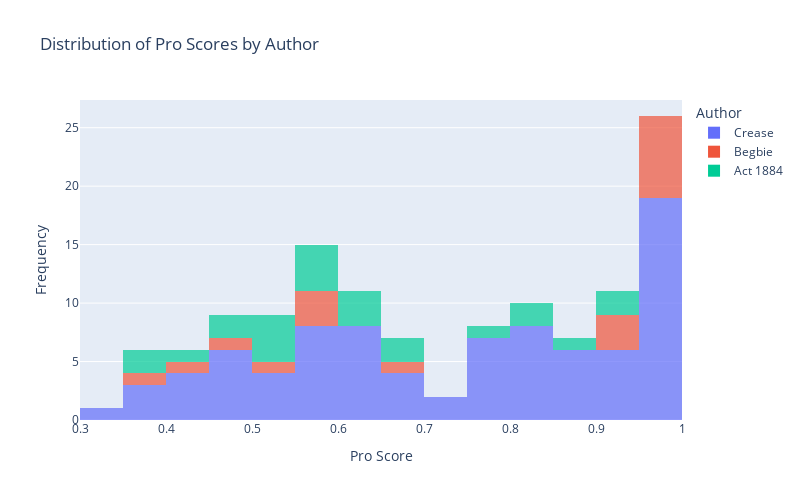
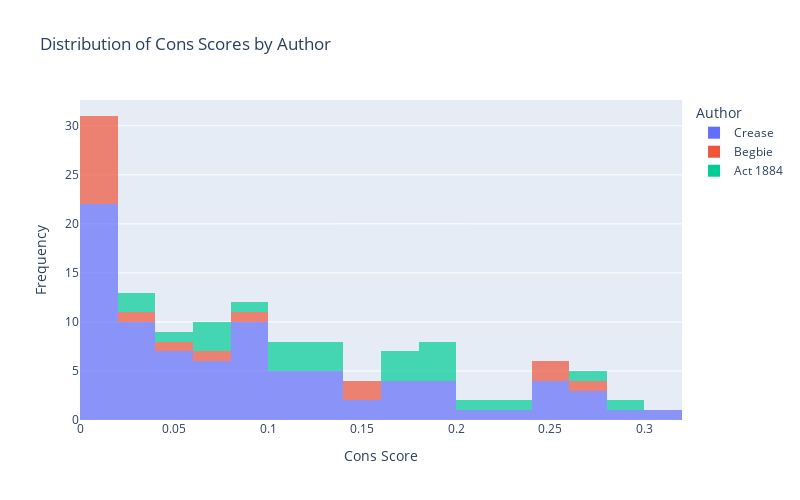

The notebook cell these images were saved under, in order:
### Code cell
# Plot histogram for Pro scores
fig_pro = px.histogram(
    df_scores,
    x="Pro",
    color="Author",
    title="Distribution of Pro Scores by Author",
    nbins=30,
    opacity=0.7,
    labels={"Pro": "Pro Score"}
)
fig_pro.update_layout(
    xaxis_title="Pro Score",
    yaxis_title="Frequency",
    width=800,
    height=500
)
fig_pro.show()

# Plot histogram for Cons scores
fig_cons = px.histogram(
    df_scores,
    x="Cons",
    color="Author",
    title="Distribution of Cons Scores by Author",
    nbins=30,
    opacity=0.7,
    labels={"Cons": "Cons Score"}
)
fig_cons.update_layout(
    xaxis_title="Cons Score",
    yaxis_title="Frequency",
    width=800,
    height=500
)
fig_cons.show()

### Figure 1 — Plotly figure (JSON) as saved in the notebook; plotly's stock layout.template omitted (floating-point values rounded to 4 significant figures)
{"data": [{"alignmentgroup": "True", "bingroup": "x", "hovertemplate": "Author=Crease<br>Pro Score=%{x}<br>count=%{y}<extra></extra>", "legendgroup": "Crease", "marker": {"color": "#636efa", "opacity": 0.7, "pattern": {"shape": ""}}, "name": "Crease", "nbinsx": 30, "offsetgroup": "Crease", "orientation": "v", "showlegend": true, "type": "histogram", "x": [0.7881, 0.957, 0.772, 0.5308, 0.9903, 0.986, 0.9548, 0.7967, 0.5396, 0.6237, 0.959, 0.8942, 0.4756, 0.6074, 0.4874, 0.8536, 0.4746, 0.5997, 0.4841, 0.7979, 0.7993, 0.6353, 0.6099, 0.6858, 0.9792, 0.5588, 0.5892, 0.3743, 0.708, 0.3964, 0.988, 0.9031, 0.9763, 0.6153, 0.9934, 0.6151, 0.9228, 0.9923, 0.9359, 0.9071, 0.5563, 0.6355, 0.8237, 0.8273, 0.7806, 0.4028, 0.4953, 0.988, 0.5605, 0.8293, 0.986, 0.888, 0.9893, 0.8883, 0.9788, 0.8881, 0.9387, 0.9946, 0.9831, 0.3492, 0.5073, 0.6847, 0.5567, 0.7525, 0.4249, 0.8092, 0.5953, 0.8429, 0.9845, 0.4362, 0.8014, 0.5636, 0.4181, 0.8368, 0.6426, 0.9747, 0.6638, 0.7473, 0.875, 0.387, 0.9673, 0.4806, 0.8386, 0.9145, 0.5021, 0.6843], "xaxis": "x", "yaxis": "y"}, {"alignmentgroup": "True", "bingroup": "x", "hovertemplate": "Author=Begbie<br>Pro Score=%{x}<br>count=%{y}<extra></extra>", "legendgroup": "Begbie", "marker": {"color": "#EF553B", "opacity": 0.7, "pattern": {"shape": ""}}, "name": "Begbie", "nbinsx": 30, "offsetgroup": "Begbie", "orientation": "v", "showlegend": true, "type": "histogram", "x": [0.9485, 0.9777, 0.4112, 0.5641, 0.9498, 0.9873, 0.4634, 0.6885, 0.5529, 0.9822, 0.9733, 0.5134, 0.9744, 0.9857, 0.3853, 0.5679, 0.9306, 0.9836], "xaxis": "x", "yaxis": "y"}, {"alignmentgroup": "True", "bingroup": "x", "hovertemplate": "Author=Act 1884<br>Pro Score=%{x}<br>count=%{y}<extra></extra>", "legendgroup": "Act 1884", "marker": {"color": "#00cc96", "opacity": 0.7, "pattern": {"shape": ""}}, "name": "Act 1884", "nbinsx": 30, "offsetgroup": "Act 1884", "orientation": "v", "showlegend": true, "type": "histogram", "x": [0.9362, 0.8503, 0.5358, 0.5813, 0.6271, 0.5614, 0.7926, 0.3975, 0.3801, 0.5707, 0.5129, 0.4684, 0.4949, 0.5494, 0.8201, 0.8148, 0.4105, 0.6579, 0.9456, 0.6492, 0.5546, 0.6025, 0.5266, 0.6614], "xaxis": "x", "yaxis": "y"}], "layout": {"barmode": "relative", "height": 500, "legend": {"title": {"text": "Author"}, "tracegroupgap": 0}, "title": {"text": "Distribution of Pro Scores by Author"}, "width": 800, "xaxis": {"anchor": "y", "domain": [0, 1], "title": {"text": "Pro Score"}}, "yaxis": {"anchor": "x", "domain": [0, 1], "title": {"text": "Frequency"}}}}

### Figure 2 — Plotly figure (JSON) as saved in the notebook; plotly's stock layout.template omitted (floating-point values rounded to 4 significant figures)
{"data": [{"alignmentgroup": "True", "bingroup": "x", "hovertemplate": "Author=Crease<br>Cons Score=%{x}<br>count=%{y}<extra></extra>", "legendgroup": "Crease", "marker": {"color": "#636efa", "opacity": 0.7, "pattern": {"shape": ""}}, "name": "Crease", "nbinsx": 30, "offsetgroup": "Crease", "orientation": "v", "showlegend": true, "type": "histogram", "x": [0.0696, 0.01507, 0.103, 0.194, 0.004378, 0.006174, 0.02148, 0.08486, 0.1854, 0.1248, 0.01163, 0.05091, 0.1483, 0.09511, 0.1532, 0.05148, 0.2368, 0.1772, 0.2577, 0.08854, 0.09494, 0.1139, 0.1728, 0.09051, 0.008884, 0.1825, 0.1788, 0.2908, 0.1199, 0.2427, 0.00558, 0.03799, 0.01155, 0.07516, 0.002905, 0.07746, 0.02692, 0.003088, 0.02463, 0.04087, 0.1727, 0.08775, 0.03468, 0.006416, 0.1089, 0.2545, 0.02036, 0.00496, 0.03915, 0.08377, 0.006764, 0.02416, 0.005277, 0.04779, 0.01032, 0.02495, 0.01371, 0.002536, 0.008112, 0.3161, 0.1056, 0.1393, 0.2078, 0.01702, 0.2685, 0.04148, 0.1928, 0.06875, 0.006627, 0.2734, 0.08157, 0.1202, 0.2428, 0.02087, 0.1388, 0.008788, 0.08911, 0.07162, 0.05283, 0.2678, 0.0146, 0.07667, 0.05133, 0.01164, 0.1205, 0.09348], "xaxis": "x", "yaxis": "y"}, {"alignmentgroup": "True", "bingroup": "x", "hovertemplate": "Author=Begbie<br>Cons Score=%{x}<br>count=%{y}<extra></extra>", "legendgroup": "Begbie", "marker": {"color": "#EF553B", "opacity": 0.7, "pattern": {"shape": ""}}, "name": "Begbie", "nbinsx": 30, "offsetgroup": "Begbie", "orientation": "v", "showlegend": true, "type": "histogram", "x": [0.01454, 0.01029, 0.2756, 0.07896, 0.01596, 0.00611, 0.2444, 0.05648, 0.1536, 0.008718, 0.008333, 0.0815, 0.01036, 0.006586, 0.2563, 0.1478, 0.03439, 0.007538], "xaxis": "x", "yaxis": "y"}, {"alignmentgroup": "True", "bingroup": "x", "hovertemplate": "Author=Act 1884<br>Cons Score=%{x}<br>count=%{y}<extra></extra>", "legendgroup": "Act 1884", "marker": {"color": "#00cc96", "opacity": 0.7, "pattern": {"shape": ""}}, "name": "Act 1884", "nbinsx": 30, "offsetgroup": "Act 1884", "orientation": "v", "showlegend": true, "type": "histogram", "x": [0.03089, 0.07033, 0.216, 0.1196, 0.09226, 0.1257, 0.07128, 0.2635, 0.2829, 0.1326, 0.198, 0.2385, 0.1691, 0.1619, 0.07469, 0.05512, 0.1881, 0.1191, 0.02516, 0.1617, 0.1808, 0.1842, 0.1371, 0.117], "xaxis": "x", "yaxis": "y"}], "layout": {"barmode": "relative", "height": 500, "legend": {"title": {"text": "Author"}, "tracegroupgap": 0}, "title": {"text": "Distribution of Cons Scores by Author"}, "width": 800, "xaxis": {"anchor": "y", "domain": [0, 1], "title": {"text": "Cons Score"}}, "yaxis": {"anchor": "x", "domain": [0, 1], "title": {"text": "Frequency"}}}}
